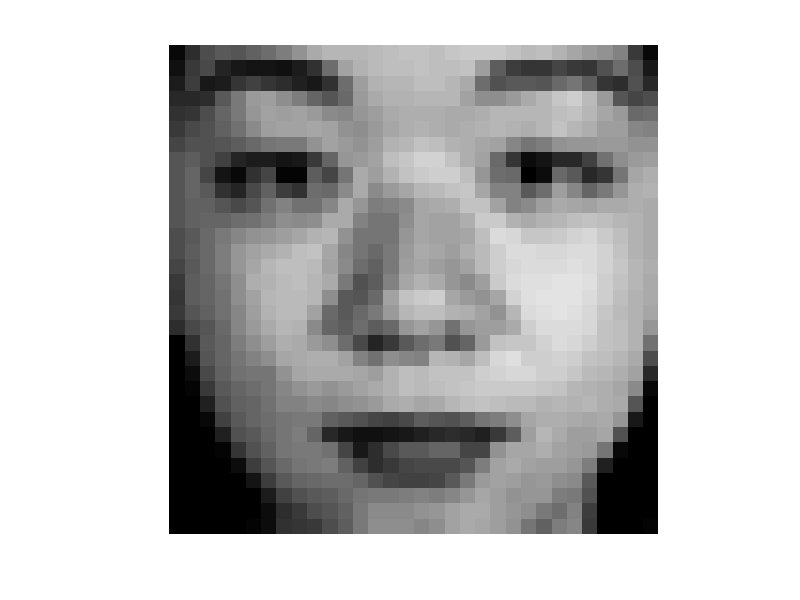

Here is the MATLAB script that generated this plot:
function jaffe32_row = ResizeTojaffe32_row()
    load Jaffe;
    jaffe32_row = zeros(213,32*32);
    for i=1:213
        line = X(i,:);
        resTemp = reshape(line,64,64);
        newPic = imresize(resTemp,[32,32]);
        imshow(newPic);
        aline = reshape(newPic,32*32,1);

end
